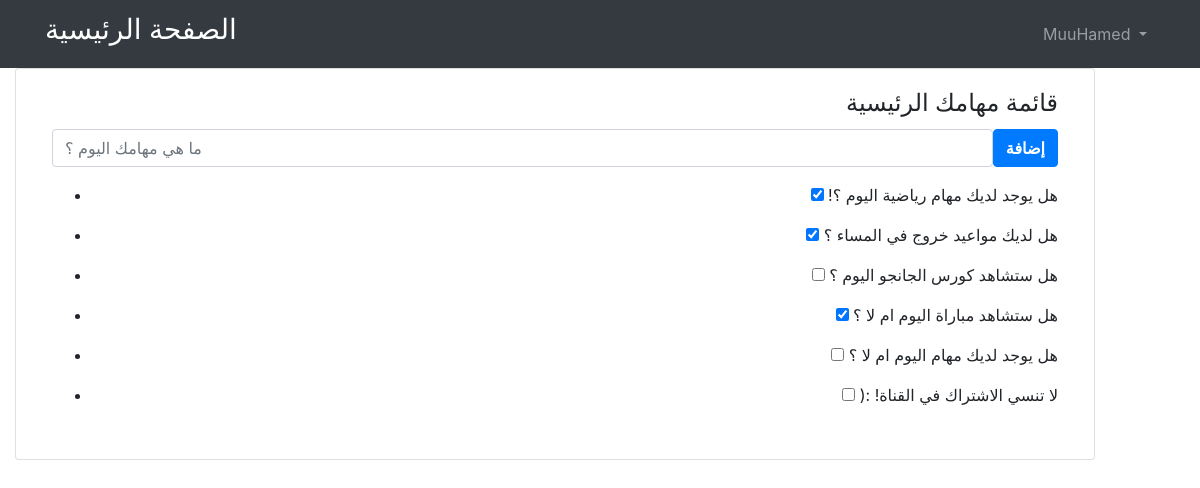
Screenshot of /todo_list/todo/ (signed in) with the database file from the repository.
### todo/models.py (models this page shows, shortened)
class Todo(models.Model):
    objects = None
    title = models.CharField(max_length=150)
    checked = models.BooleanField(default=False)
    created_at = models.DateTimeField(default=timezone.now)

### todo/views.py (the view, shortened to what this page needs)
# urls.py: path('todo/', views.todo_list, name='todo_list'),
@login_required
def todo_list(request):
    todo = Todo.objects.all()
    form = TodoForm()
    return render(request, 'todo.html', {'todo': todo, 'form': form})

### todo/forms.py
class TodoForm(forms.ModelForm):
    class Meta:
        model = Todo
        fields = ['title', ]

### todo/templates/todo.html (shortened to what this page needs)
{% extends 'base.html' %}
{% block body %}
<nav class="navbar navbar-expand-sm navbar-dark bg-dark">
  <div class="container">
    <a class="navbar-brand" href="{% url 'home:todo_list' %}"> <h3> الصفحة الرئيسية </h3> </a>
    <div class="collapse navbar-collapse" id="mainMenu">
        {% if user.is_authenticated %}
      <ul class="navbar-nav ml-auto">
        <li class="nav-item dropdown">
          <a class="nav-link dropdown-toggle" href="#" id="userMenu" data-toggle="dropdown" aria-haspopup="true" aria-expanded="false">
            {{ user.username }}
          </a>
        </li>
      </ul>
        {% else %}
        <form class="form-line ml-auto">
            <a href="{% url 'login' %}" class="btn btn-success"> تسجيل الدخول  </a>
            <a href="{% url 'signup' %}" class="btn btn-primary"> انشاء حساب  </a>
        </form>
        {% endif %}
    </div>
  </div>
</nav>
<div class="page-content page-container" id="page-content">
  <div class="padding">
    <div class="row container d-flex justify-content-center">
      <div class="col-lg-12">
        <div class="card px-3">
          <div class="card-body text-right">
            <h4 class="card-title">قائمة مهامك الرئيسية</h4>
              <form method="post">
              <div class="add-items d-flex">
                <input type="text"  name="title" class="form-control todo-list-input" placeholder="ما هي مهامك اليوم ؟">
                <button type="submit"
                  class="add btn btn-primary font-weight-bold todo-list-add-btn padding-box ">إضافة</button>
              </div>
             </form>
            <div class="list-wrapper">
              <ul class="d-flex flex-column-reverse todo-list">
                {% for todo in todo %}
                <li {% if todo.checked == True %} class="completed" {% endif %}>
                  <div class="form-check">
                      <form method="post">
                        <label class="form-check-label">
                        <input class="checkbox" type="checkbox" onchange="submit();" {% if todo.checked == True %} checked {% endif %} >
                      </form>
                          {{todo.title}}
                  </div>
                </li>
                {% endfor %}
              </ul>
            </div>
          </div>
        </div>
      </div>
    </div>
  </div>
</div>
{% endblock %}

### accounts/templates/base.html (shortened to what this page needs)
{% load static%}
<html lang="en">
<head>
    <link rel="stylesheet" href="{% static 'accounts/css/bootstrap.min.css'%}">
</head>
<body>
{%block body%}{% endblock %}
</body>
</html>

### rows the page displays
Todo: title "): !لا تنسي الاشتراك في القناة"
Todo: title "هل يوجد لديك مهام اليوم ام لا ؟"
Todo: checked "☑", title "هل ستشاهد مباراة اليوم ام لا ؟"
Todo: title "هل ستشاهد كورس الجانجو اليوم ؟"
Todo: checked "☑", title "هل لديك مواعيد خروج في المساء ؟"
Todo: checked "☑", title "!هل يوجد لديك مهام رياضية اليوم ؟"

### other values shown
{{ user.username }} "MuuHamed"
